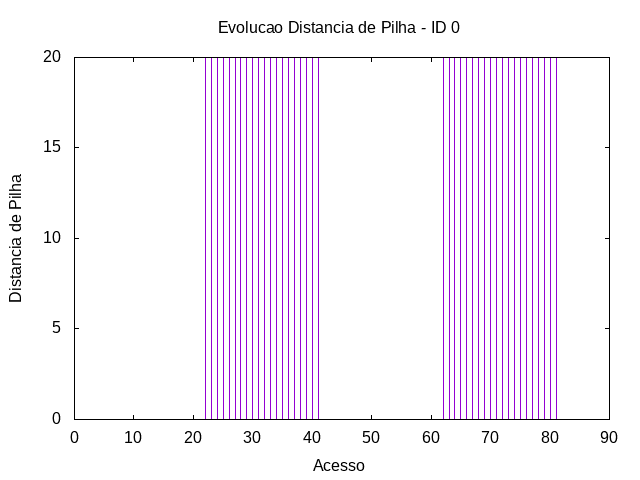

The script that saved this image:
set term png
set output "../out/mem/normadin/-distp-0.png"
set title "Evolucao Distancia de Pilha - ID 0"
set xlabel "Acesso"
set ylabel "Distancia de Pilha"
plot "../out/mem/normadin/-acesso-2-0.gpdat" u 2:5 w impulses t ""
